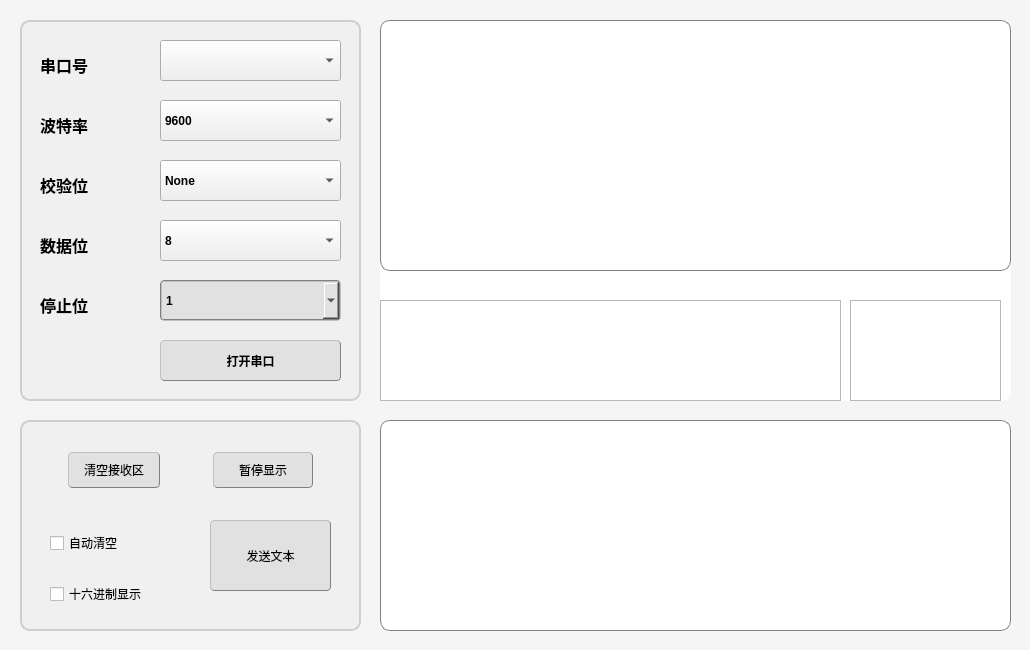
<?xml version="1.0" encoding="UTF-8"?>
<ui version="4.0">
 <class>Serial</class>
 <widget class="QMainWindow" name="Serial">
  <property name="geometry">
   <rect>
    <x>0</x>
    <y>0</y>
    <width>1030</width>
    <height>650</height>
   </rect>
  </property>
  <property name="minimumSize">
   <size>
    <width>1030</width>
    <height>650</height>
   </size>
  </property>
  <property name="maximumSize">
   <size>
    <width>1030</width>
    <height>650</height>
   </size>
  </property>
  <property name="windowTitle">
   <string>Serial</string>
  </property>
  <property name="layoutDirection">
   <enum>Qt::LeftToRight</enum>
  </property>
  <property name="styleSheet">
   <string notr="true">QMainWindow{
background-color: rgb(245, 245, 245);
}
</string>
  </property>
  <widget class="QWidget" name="centralwidget">
   <widget class="QGroupBox" name="groupBox">
    <property name="geometry">
     <rect>
      <x>20</x>
      <y>20</y>
      <width>341</width>
      <height>381</height>
     </rect>
    </property>
    <property name="styleSheet">
     <string notr="true">QGroupBox{
background-color: rgb(240, 240, 240);

border-width:2px;

border-style:solid;

border-radius: 10px;

border-color:rgb(207, 207, 207);

margin-top:0ex;

}

QGroupBox::title{

subcontrol-origin:margin;

subcontrol-position:top left;

left:10px;

margin-left:0px;

padding:0 1px;

}</string>
    </property>
    <property name="title">
     <string/>
    </property>
    <widget class="QComboBox" name="portBox">
     <property name="geometry">
      <rect>
       <x>140</x>
       <y>20</y>
       <width>181</width>
       <height>41</height>
      </rect>
     </property>
     <property name="font">
      <font>
       <weight>75</weight>
       <bold>true</bold>
      </font>
     </property>
     <property name="styleSheet">
      <string notr="true">QComboBox{background-color: rgb(225, 225, 225);border:2px groove gray;border-radius:4px;padding:2px 4px;border-style: outset;}
                                       QComboBox:hover{background-color:rgb(229, 241, 251); color: black;}
                                       QComboBox:pressed{background-color:rgb(204, 228, 247);border-style: inset;};</string>
     </property>
    </widget>
    <widget class="QComboBox" name="baudRateBox">
     <property name="geometry">
      <rect>
       <x>140</x>
       <y>80</y>
       <width>181</width>
       <height>41</height>
      </rect>
     </property>
     <property name="font">
      <font>
       <weight>75</weight>
       <bold>true</bold>
      </font>
     </property>
     <property name="styleSheet">
      <string notr="true">QComboBox{background-color: rgb(225, 225, 225);border:2px groove gray;border-radius:4px;padding:2px 4px;border-style: outset;}
                                       QComboBox:hover{background-color:rgb(229, 241, 251); color: black;}
                                       QComboBox:pressed{background-color:rgb(204, 228, 247);border-style: inset;};</string>
     </property>
     <item>
      <property name="text">
       <string>9600</string>
      </property>
     </item>
     <item>
      <property name="text">
       <string>19200</string>
      </property>
     </item>
     <item>
      <property name="text">
       <string>38400</string>
      </property>
     </item>
     <item>
      <property name="text">
       <string>57600</string>
      </property>
     </item>
     <item>
      <property name="text">
       <string>115200</string>
      </property>
     </item>
    </widget>
    <widget class="QComboBox" name="ParityBox">
     <property name="geometry">
      <rect>
       <x>140</x>
       <y>140</y>
       <width>181</width>
       <height>41</height>
      </rect>
     </property>
     <property name="font">
      <font>
       <weight>75</weight>
       <bold>true</bold>
      </font>
     </property>
     <property name="styleSheet">
      <string notr="true">QComboBox{background-color: rgb(225, 225, 225);border:2px groove gray;border-radius:4px;padding:2px 4px;border-style: outset;}
                                       QComboBox:hover{background-color:rgb(229, 241, 251); color: black;}
                                       QComboBox:pressed{background-color:rgb(204, 228, 247);border-style: inset;};</string>
     </property>
     <item>
      <property name="text">
       <string>None</string>
      </property>
     </item>
    </widget>
    <widget class="QComboBox" name="DateBitsBox">
     <property name="geometry">
      <rect>
       <x>140</x>
       <y>200</y>
       <width>181</width>
       <height>41</height>
      </rect>
     </property>
     <property name="font">
      <font>
       <weight>75</weight>
       <bold>true</bold>
      </font>
     </property>
     <property name="styleSheet">
      <string notr="true">QComboBox{background-color: rgb(225, 225, 225);border:2px groove gray;border-radius:4px;padding:2px 4px;border-style: outset;}
                                       QComboBox:hover{background-color:rgb(229, 241, 251); color: black;}
                                       QComboBox:pressed{background-color:rgb(204, 228, 247);border-style: inset;};</string>
     </property>
     <item>
      <property name="text">
       <string>8</string>
      </property>
     </item>
     <item>
      <property name="text">
       <string>7</string>
      </property>
     </item>
     <item>
      <property name="text">
       <string>6</string>
      </property>
     </item>
     <item>
      <property name="text">
       <string>5</string>
      </property>
     </item>
    </widget>
    <widget class="QComboBox" name="stopBitsBox">
     <property name="geometry">
      <rect>
       <x>140</x>
       <y>260</y>
       <width>181</width>
       <height>41</height>
      </rect>
     </property>
     <property name="font">
      <font>
       <weight>75</weight>
       <bold>true</bold>
      </font>
     </property>
     <property name="styleSheet">
      <string notr="true">QComboBox{border:2px groove gray;border-radius:4px;padding:2px 4px;background-color: rgb(225, 225, 225);}
                                       QComboBox:hover{background-color:rgb(229, 241, 251); color: black;}
                                       QComboBox:pressed{background-color:rgb(204, 228, 247);border-style: inset;}</string>
     </property>
     <item>
      <property name="text">
       <string>1</string>
      </property>
     </item>
     <item>
      <property name="text">
       <string>2</string>
      </property>
     </item>
    </widget>
    <widget class="QPushButton" name="openButton">
     <property name="geometry">
      <rect>
       <x>140</x>
       <y>320</y>
       <width>181</width>
       <height>41</height>
      </rect>
     </property>
     <property name="font">
      <font>
       <weight>75</weight>
       <bold>true</bold>
      </font>
     </property>
     <property name="styleSheet">
      <string notr="true">QPushButton{background-color: rgb(225, 225, 225);border:1px groove gray;border-radius:4px;padding:1px 4px;border-style: outset;}
                                       QPushButton:hover{background-color:rgb(229, 241, 251); color: black;}
                                       QPushButton:pressed{background-color:rgb(204, 228, 247);border-style: inset;}</string>
     </property>
     <property name="text">
      <string>打开串口</string>
     </property>
    </widget>
    <widget class="QLabel" name="label_2">
     <property name="geometry">
      <rect>
       <x>20</x>
       <y>80</y>
       <width>91</width>
       <height>51</height>
      </rect>
     </property>
     <property name="text">
      <string>&lt;html&gt;&lt;head/&gt;&lt;body&gt;&lt;p&gt;&lt;span style=&quot; font-size:12pt; font-weight:600;&quot;&gt;波特率&lt;/span&gt;&lt;/p&gt;&lt;/body&gt;&lt;/html&gt;</string>
     </property>
    </widget>
    <widget class="QLabel" name="label_3">
     <property name="geometry">
      <rect>
       <x>20</x>
       <y>140</y>
       <width>91</width>
       <height>51</height>
      </rect>
     </property>
     <property name="text">
      <string>&lt;html&gt;&lt;head/&gt;&lt;body&gt;&lt;p&gt;&lt;span style=&quot; font-size:12pt; font-weight:600;&quot;&gt;校验位&lt;/span&gt;&lt;/p&gt;&lt;/body&gt;&lt;/html&gt;</string>
     </property>
    </widget>
    <widget class="QLabel" name="label_4">
     <property name="geometry">
      <rect>
       <x>20</x>
       <y>200</y>
       <width>91</width>
       <height>51</height>
      </rect>
     </property>
     <property name="text">
      <string>&lt;html&gt;&lt;head/&gt;&lt;body&gt;&lt;p&gt;&lt;span style=&quot; font-size:12pt; font-weight:600;&quot;&gt;数据位&lt;/span&gt;&lt;/p&gt;&lt;/body&gt;&lt;/html&gt;</string>
     </property>
    </widget>
    <widget class="QLabel" name="label_5">
     <property name="geometry">
      <rect>
       <x>20</x>
       <y>260</y>
       <width>91</width>
       <height>51</height>
      </rect>
     </property>
     <property name="text">
      <string>&lt;html&gt;&lt;head/&gt;&lt;body&gt;&lt;p&gt;&lt;span style=&quot; font-size:12pt; font-weight:600;&quot;&gt;停止位&lt;/span&gt;&lt;/p&gt;&lt;/body&gt;&lt;/html&gt;</string>
     </property>
    </widget>
    <widget class="QLabel" name="label_6">
     <property name="geometry">
      <rect>
       <x>20</x>
       <y>317</y>
       <width>91</width>
       <height>41</height>
      </rect>
     </property>
     <property name="styleSheet">
      <string notr="true">QComboBox{background-color: rgb(225, 225, 225);border:2px groove gray;border-radius:4px;padding:2px 4px;border-style: outset;}
                                       QComboBox:hover{background-color:rgb(229, 241, 251); color: black;}
                                       QComboBox:pressed{background-color:rgb(204, 228, 247);border-style: inset;};</string>
     </property>
     <property name="text">
      <string/>
     </property>
    </widget>
    <widget class="QLabel" name="label_1">
     <property name="geometry">
      <rect>
       <x>20</x>
       <y>20</y>
       <width>91</width>
       <height>51</height>
      </rect>
     </property>
     <property name="text">
      <string>&lt;html&gt;&lt;head/&gt;&lt;body&gt;&lt;p&gt;&lt;span style=&quot; font-size:12pt; font-weight:600;&quot;&gt;串口号&lt;/span&gt;&lt;/p&gt;&lt;/body&gt;&lt;/html&gt;</string>
     </property>
    </widget>
   </widget>
   <widget class="QGroupBox" name="groupBox_2">
    <property name="geometry">
     <rect>
      <x>20</x>
      <y>420</y>
      <width>341</width>
      <height>211</height>
     </rect>
    </property>
    <property name="styleSheet">
     <string notr="true">QGroupBox{
background-color: rgb(240, 240, 240);

border-width:2px;

border-style:solid;

border-radius: 10px;

border-color:rgb(207, 207, 207);

margin-top:0ex;

}

QGroupBox::title{

subcontrol-origin:margin;

subcontrol-position:top left;

left:10px;

margin-left:0px;

padding:0 1px;

}</string>
    </property>
    <property name="title">
     <string/>
    </property>
    <widget class="QPushButton" name="sendTxtButton">
     <property name="geometry">
      <rect>
       <x>190</x>
       <y>100</y>
       <width>121</width>
       <height>71</height>
      </rect>
     </property>
     <property name="font">
      <font>
       <weight>50</weight>
       <bold>false</bold>
      </font>
     </property>
     <property name="styleSheet">
      <string notr="true">QPushButton{background-color: rgb(225, 225, 225);border:1px groove gray;border-radius:4px;padding:8px 25px;border-style: outset;}
                                       QPushButton:hover{background-color:rgb(229, 241, 251); color: black;}
                                       QPushButton:pressed{background-color:rgb(204, 228, 247);border-style: inset;}</string>
     </property>
     <property name="text">
      <string>发送文本</string>
     </property>
    </widget>
    <widget class="QWidget" name="layoutWidget">
     <property name="geometry">
      <rect>
       <x>0</x>
       <y>0</y>
       <width>341</width>
       <height>101</height>
      </rect>
     </property>
     <layout class="QHBoxLayout" name="horizontalLayout">
      <item>
       <spacer name="horizontalSpacer_2">
        <property name="orientation">
         <enum>Qt::Horizontal</enum>
        </property>
        <property name="sizeHint" stdset="0">
         <size>
          <width>40</width>
          <height>20</height>
         </size>
        </property>
       </spacer>
      </item>
      <item>
       <widget class="QPushButton" name="pushButton_2">
        <property name="font">
         <font>
          <weight>50</weight>
          <bold>false</bold>
         </font>
        </property>
        <property name="styleSheet">
         <string notr="true">QPushButton{background-color: rgb(225, 225, 225);border:1px groove gray;border-radius:4px;padding:8px 15px;border-style: outset;}
                                       QPushButton:hover{background-color:rgb(229, 241, 251); color: black;}
                                       QPushButton:pressed{background-color:rgb(204, 228, 247);border-style: inset;}</string>
        </property>
        <property name="text">
         <string>清空接收区</string>
        </property>
       </widget>
      </item>
      <item>
       <spacer name="horizontalSpacer">
        <property name="orientation">
         <enum>Qt::Horizontal</enum>
        </property>
        <property name="sizeHint" stdset="0">
         <size>
          <width>40</width>
          <height>20</height>
         </size>
        </property>
       </spacer>
      </item>
      <item>
       <widget class="QPushButton" name="pushButton_3">
        <property name="font">
         <font>
          <weight>50</weight>
          <bold>false</bold>
         </font>
        </property>
        <property name="styleSheet">
         <string notr="true">QPushButton{background-color: rgb(225, 225, 225);border:1px groove gray;border-radius:4px;padding:8px 25px;border-style: outset;}
                                       QPushButton:hover{background-color:rgb(229, 241, 251); color: black;}
                                       QPushButton:pressed{background-color:rgb(204, 228, 247);border-style: inset;}</string>
        </property>
        <property name="text">
         <string>暂停显示</string>
        </property>
       </widget>
      </item>
      <item>
       <spacer name="horizontalSpacer_3">
        <property name="orientation">
         <enum>Qt::Horizontal</enum>
        </property>
        <property name="sizeHint" stdset="0">
         <size>
          <width>40</width>
          <height>20</height>
         </size>
        </property>
       </spacer>
      </item>
     </layout>
    </widget>
    <widget class="QWidget" name="layoutWidget">
     <property name="geometry">
      <rect>
       <x>30</x>
       <y>90</y>
       <width>191</width>
       <height>117</height>
      </rect>
     </property>
     <layout class="QVBoxLayout" name="verticalLayout">
      <item>
       <widget class="QCheckBox" name="checkBox">
        <property name="font">
         <font>
          <weight>50</weight>
          <bold>false</bold>
         </font>
        </property>
        <property name="text">
         <string>自动清空</string>
        </property>
       </widget>
      </item>
      <item>
       <widget class="QCheckBox" name="checkBoxHex">
        <property name="font">
         <font>
          <weight>50</weight>
          <bold>false</bold>
         </font>
        </property>
        <property name="text">
         <string>十六进制显示</string>
        </property>
       </widget>
      </item>
     </layout>
    </widget>
   </widget>
   <widget class="QGroupBox" name="groupBox_3">
    <property name="geometry">
     <rect>
      <x>380</x>
      <y>20</y>
      <width>631</width>
      <height>381</height>
     </rect>
    </property>
    <property name="styleSheet">
     <string notr="true">QGroupBox{
background-color: rgb(255, 255, 255);

border-width:2px;


border-radius: 10px;

border-color:rgb(221, 221, 221);

margin-top: 0ex;

}

QGroupBox::title{

subcontrol-origin:margin;

subcontrol-position:top left;

left:10px;

margin-left:0px;

padding:0 1px;

}</string>
    </property>
    <property name="title">
     <string/>
    </property>
    <widget class="QTextBrowser" name="textBrowser">
     <property name="geometry">
      <rect>
       <x>0</x>
       <y>0</y>
       <width>631</width>
       <height>251</height>
      </rect>
     </property>
     <property name="font">
      <font>
       <family>宋体</family>
       <pointsize>9</pointsize>
       <weight>50</weight>
       <bold>false</bold>
      </font>
     </property>
     <property name="styleSheet">
      <string notr="true">border: 1px solid gray;/*设置边框的粗细，以及颜色*/
border-radius: 10px;/*设置圆角的大小*/
padding: 0 8px;/*如果没有内容光标在开始往后移动0.8像素点*/
selection-background-color: darkgray;
   </string>
     </property>
    </widget>
    <widget class="QTextEdit" name="adc_data">
     <property name="geometry">
      <rect>
       <x>0</x>
       <y>280</y>
       <width>461</width>
       <height>101</height>
      </rect>
     </property>
    </widget>
    <widget class="QTextBrowser" name="textBrowser_4">
     <property name="geometry">
      <rect>
       <x>470</x>
       <y>280</y>
       <width>151</width>
       <height>101</height>
      </rect>
     </property>
    </widget>
   </widget>
   <widget class="QGroupBox" name="groupBox_4">
    <property name="geometry">
     <rect>
      <x>380</x>
      <y>420</y>
      <width>631</width>
      <height>211</height>
     </rect>
    </property>
    <property name="styleSheet">
     <string notr="true">QGroupBox{
background-color: rgb(255, 255, 255);

border-width:2px;


border-radius: 10px;

border-color:rgb(221, 221, 221);

margin-top:0.5ex;

}

QGroupBox::title{

subcontrol-origin:margin;

subcontrol-position:top left;

left:10px;

margin-left:0px;

padding:0 1px;

}</string>
    </property>
    <property name="title">
     <string/>
    </property>
    <widget class="QTextEdit" name="textEdit">
     <property name="geometry">
      <rect>
       <x>0</x>
       <y>0</y>
       <width>631</width>
       <height>211</height>
      </rect>
     </property>
     <property name="font">
      <font>
       <family>Arial</family>
       <pointsize>10</pointsize>
       <weight>75</weight>
       <bold>true</bold>
      </font>
     </property>
     <property name="styleSheet">
      <string notr="true">border: 1px solid gray;/*设置边框的粗细，以及颜色*/
border-radius: 10px;/*设置圆角的大小*/
padding: 0 8px;/*如果没有内容光标在开始往后移动0.8像素点*/
selection-background-color: darkgray;
   </string>
     </property>
    </widget>
   </widget>
  </widget>
  <action name="actionhh">
   <property name="text">
    <string>第一</string>
   </property>
  </action>
 </widget>
 <resources/>
 <connections/>
</ui>
